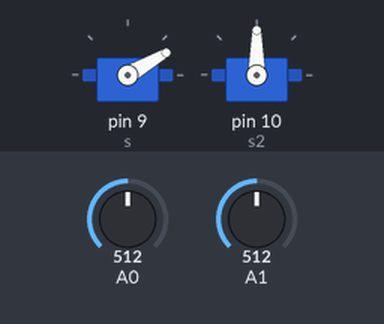
The sketch below on a simulated Arduino Uno, built with avr-gcc and run on an emulated ATmega328P. On the bench: 2 × servo. The test bench sets the inputs (shaded band); at power-on: A0 = 512, A1 = 512. What the sketch prints to the serial monitor is not drawn.

Above: at 1.2 s.
1.3 s: A0 set to 716
At 2.3 s:
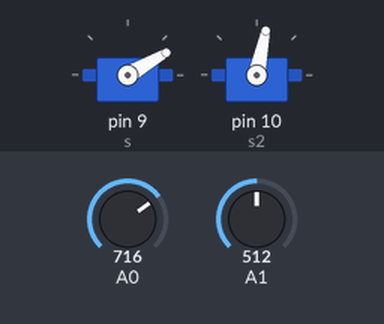
2.8 s: A1 set to 716
At 3.3 s:
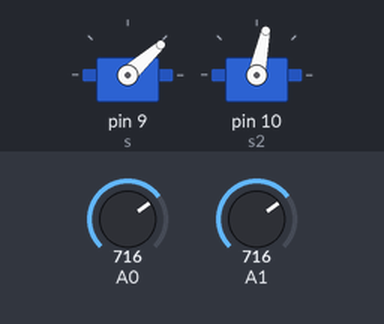
4.3 s: A0 set to 1023
At 5.5 s:
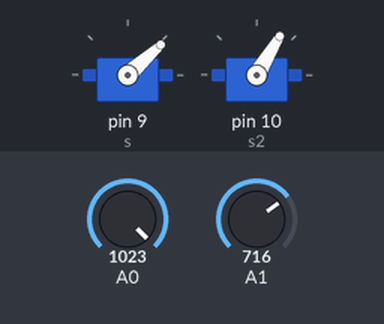
5.8 s: A1 set to 1023
At 6.6 s:
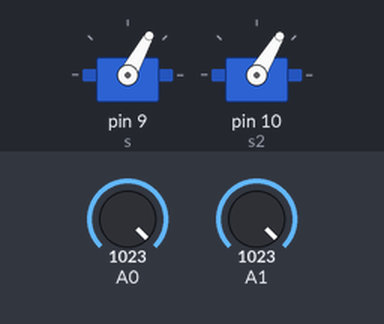
7.3 s: A0 set to 900
At 8.0 s:
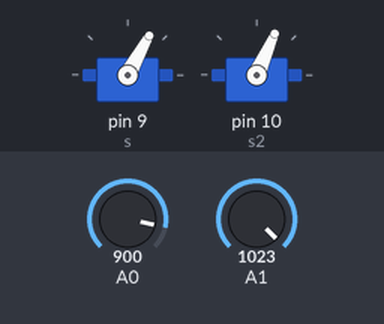
8.8 s: A1 set to 306
At 10.2 s:
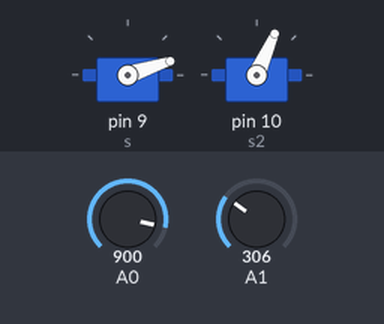
Timing chart, 0 to 11.3 s (numbered marks = the images above; inputs shaded):
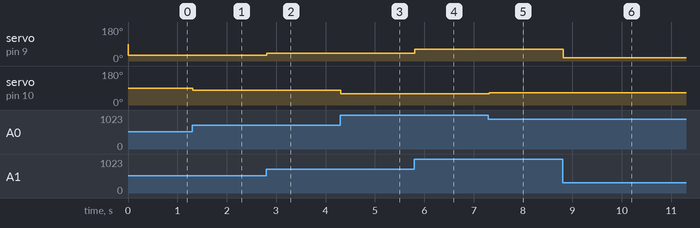

Measured:
- after the input at 1.3 s, servo on pin 10 (s2): 90° → 78° at once
- after the input at 2.8 s, servo on pin 9 (s): 30° → 42° at once
- after the input at 4.3 s, servo on pin 10 (s2): 78° → 59° at once
- after the input at 5.8 s, servo on pin 9 (s): 42° → 61° at once
- after the input at 7.3 s, servo on pin 10 (s2): 59° → 66° at once
- after the input at 8.8 s, servo on pin 9 (s): 61° → 18° at once

The sketch:

LAZ0R.ino
```cpp
#include <Servo.h>
Servo s;
Servo s2;
void setup() {
  Serial.begin(9600);
  s.attach(9);
  s2.attach(10);
}
void loop() {
  int sensorValue = analogRead(A0);
  int sensorValue2 = analogRead(A1);
  float k = 3;
  int g = (int)(((float)sensorValue/1000)*180/k);
  int g2 = (int)(((float)sensorValue2/1000)*180/k);
  Serial.println(g);
  Serial.println(g2);
  delay(1);
  s.write(g2);
  s2.write(180-g-60);
}
```
